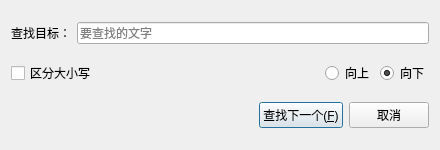
<?xml version="1.0" encoding="UTF-8"?>
<ui version="4.0">
 <class>FindDialog</class>
 <widget class="QDialog" name="FindDialog">
  <property name="geometry">
   <rect>
    <x>0</x>
    <y>0</y>
    <width>440</width>
    <height>150</height>
   </rect>
  </property>
  <property name="windowTitle">
   <string>查找</string>
  </property>
  <property name="modal">
   <bool>false</bool>
  </property>
  <layout class="QVBoxLayout" name="verticalLayout">
   <item>
    <layout class="QHBoxLayout" name="rowSearch">
     <item>
      <widget class="QLabel" name="labelFind">
       <property name="text">
        <string>查找目标：</string>
       </property>
      </widget>
     </item>
     <item>
      <widget class="QLineEdit" name="editFind">
       <property name="placeholderText">
        <string>要查找的文字</string>
       </property>
      </widget>
     </item>
    </layout>
   </item>
   <item>
    <layout class="QHBoxLayout" name="rowOptions">
     <item>
      <widget class="QCheckBox" name="chkCase">
       <property name="text">
        <string>区分大小写</string>
       </property>
      </widget>
     </item>
     <item>
      <spacer name="spacerOptions">
       <property name="orientation">
        <enum>Qt::Horizontal</enum>
       </property>
       <property name="sizeHint" stdset="0">
        <size>
         <width>40</width>
         <height>20</height>
        </size>
       </property>
      </spacer>
     </item>
     <item>
      <widget class="QRadioButton" name="rbUp">
       <property name="text">
        <string>向上</string>
       </property>
      </widget>
     </item>
     <item>
      <widget class="QRadioButton" name="rbDown">
       <property name="text">
        <string>向下</string>
       </property>
       <property name="checked">
        <bool>true</bool>
       </property>
      </widget>
     </item>
    </layout>
   </item>
   <item>
    <layout class="QHBoxLayout" name="rowButtons">
     <item>
      <spacer name="spacerButtons">
       <property name="orientation">
        <enum>Qt::Horizontal</enum>
       </property>
       <property name="sizeHint" stdset="0">
        <size>
         <width>40</width>
         <height>20</height>
        </size>
       </property>
      </spacer>
     </item>
     <item>
      <widget class="QPushButton" name="btnFind">
       <property name="text">
        <string>查找下一个(&amp;F)</string>
       </property>
       <property name="autoDefault">
        <bool>true</bool>
       </property>
      </widget>
     </item>
     <item>
      <widget class="QPushButton" name="btnCancel">
       <property name="text">
        <string>取消</string>
       </property>
      </widget>
     </item>
    </layout>
   </item>
  </layout>
 </widget>
 <resources/>
 <connections/>
</ui>
